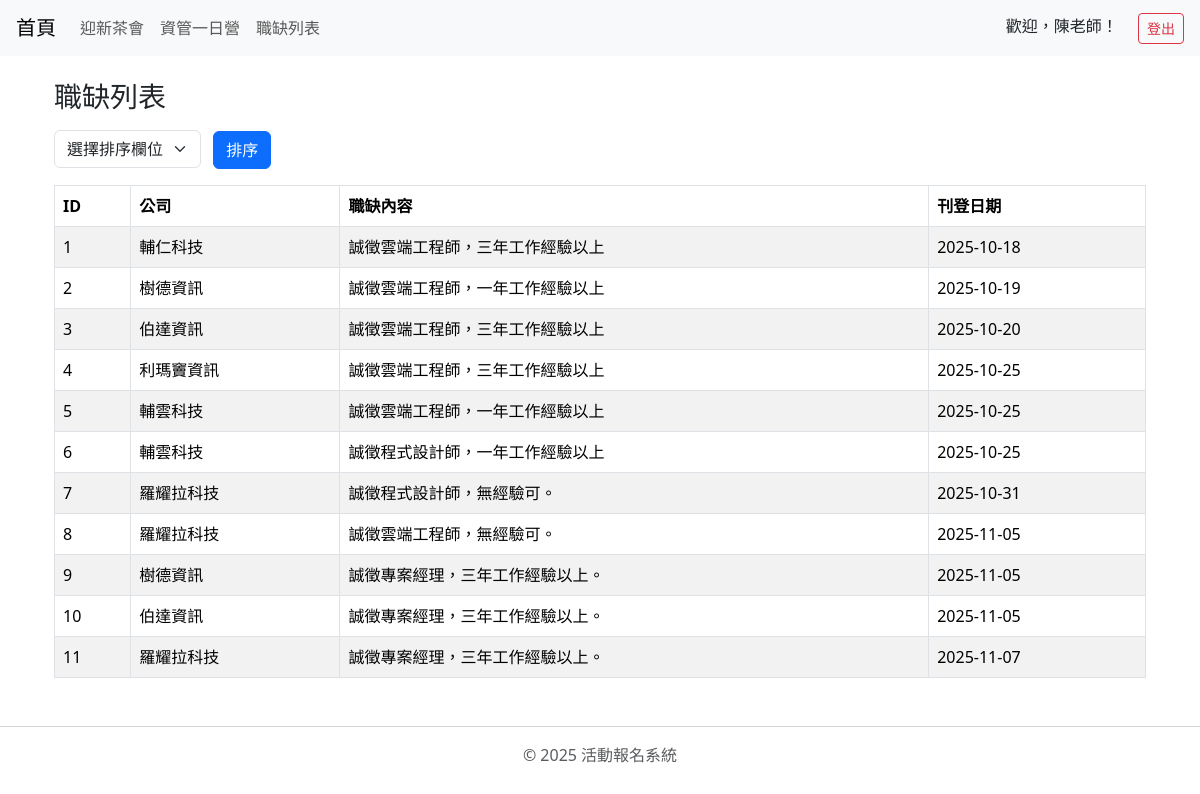
Page /job.php (signed in) on the committed database.
### tables this page shows
CREATE TABLE `job` (
  `postid` int(10) UNSIGNED NOT NULL,
  `company` varchar(50) NOT NULL,
  `content` text NOT NULL,
  `pdate` date NOT NULL
);

### job.php (the view, shortened to what this page needs)
<?php
include("db.php");
include("header.php");
$order = $_POST["order"] ?? "";
$sql = "SELECT * FROM job";
$result = mysqli_query($conn, $sql);
?>
<div class="container mt-4">
  <h3 class="mb-3">職缺列表</h3>
  <form action="job.php" method="post" class="mb-3">
    <select name="order" class="form-select w-auto d-inline-block" aria-label="選擇排序欄位">
      <option value="" <?= ($order == '') ? 'selected' : '' ?>>選擇排序欄位</option>
    </select>
    <input class="btn btn-primary ms-2" type="submit" value="排序">
  </form>
  <table class="table table-bordered table-striped">
    <thead>
      <tr>
        <th>ID</th>
        <th>公司</th>
        <th>職缺內容</th>
        <th>刊登日期</th>
      </tr>
    </thead>
    <tbody>
      <?php while ($row = mysqli_fetch_assoc($result)): ?>
        <tr>
          <td><?= htmlspecialchars($row["postid"]) ?></td>
          <td><?= htmlspecialchars($row["company"]) ?></td>
          <td><?= htmlspecialchars($row["content"]) ?></td>
          <td><?= htmlspecialchars($row["pdate"]) ?></td>
        </tr>
      <?php endwhile; ?>
    </tbody>
  </table>
</div>
<?php include("footer.php"); ?>

### rows in the picture
job: postid "1", company "輔仁科技", content "誠徵雲端工程師，三年工作經驗以上", pdate "2025-10-18"
job: postid "2", company "樹德資訊", content "誠徵雲端工程師，一年工作經驗以上", pdate "2025-10-19"
job: postid "3", company "伯達資訊", content "誠徵雲端工程師，三年工作經驗以上", pdate "2025-10-20"
job: postid "4", company "利瑪竇資訊", content "誠徵雲端工程師，三年工作經驗以上", pdate "2025-10-25"
job: postid "5", company "輔雲科技", content "誠徵雲端工程師，一年工作經驗以上", pdate "2025-10-25"
job: postid "6", company "輔雲科技", content "誠徵程式設計師，一年工作經驗以上", pdate "2025-10-25"
job: postid "7", company "羅耀拉科技", content "誠徵程式設計師，無經驗可。", pdate "2025-10-31"
job: postid "8", company "羅耀拉科技", content "誠徵雲端工程師，無經驗可。", pdate "2025-11-05"
job: postid "9", company "樹德資訊", content "誠徵專案經理，三年工作經驗以上。", pdate "2025-11-05"
job: postid "10", company "伯達資訊", content "誠徵專案經理，三年工作經驗以上。", pdate "2025-11-05"
job: postid "11", company "羅耀拉科技", content "誠徵專案經理，三年工作經驗以上。", pdate "2025-11-07"

### other values in the picture
$_SESSION["user"]["name"] "陳老師"
